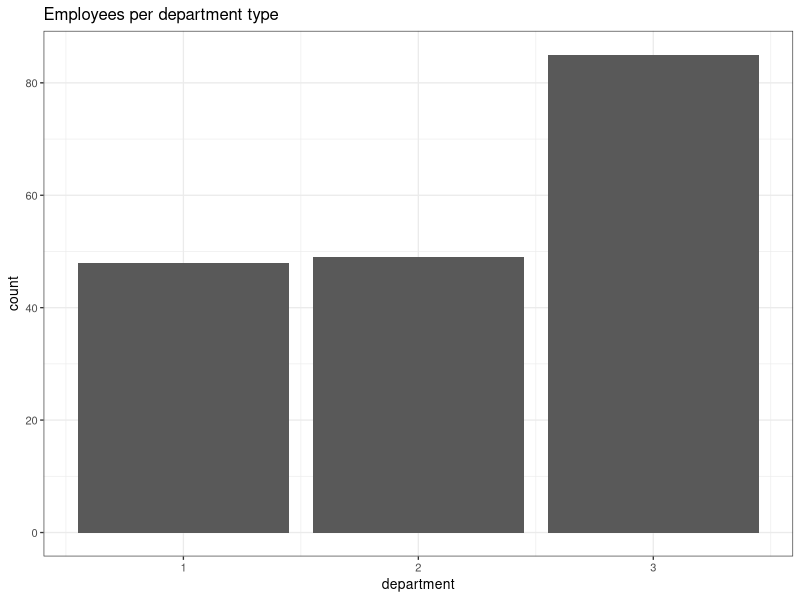
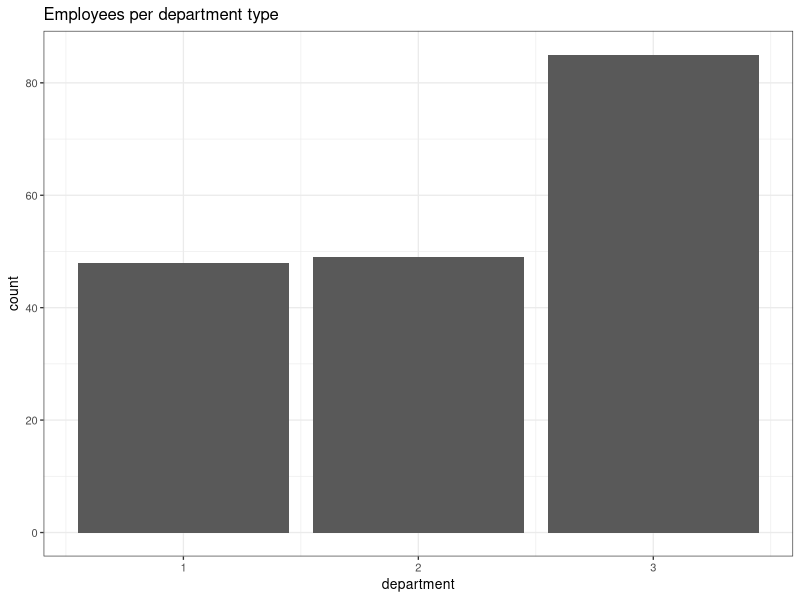

Write R code to recreate these figures, in order.
## R4H2O: Data Science for Water Professionals
## Quiz 4: Cleaning data

## 1. You receive a CSV file from a colleague. The first five rows of this data look like the table below. How do you read this CSV file into memory?
library(tidyverse)
read_csv("casestudy2/quiz_04.csv")
read_csv("casestudy2/quiz_04.csv", skip = 1)

## 2. You want to write a single piece of code that reads a CSV file and removes the second column. What is the best way to achieve this?
read_csv("casestudy2/quiz_04.csv", skip = 1) %>% select(-2)

## Employee survey
read_csv("casestudy2/employee_survey.csv") %>% View()
employees <- read_csv("casestudy2/employee_survey.csv", skip = 1)

## 3. How many employees did not consent?
count(employees, consent)

## 4. How many respondents have both engineering and marketing qualifications?
select(employees, engineer, marketing)
count(employees, engineer == 1 & marketing == 1) 

## 5. You want to visualise the number of respondents by department
employees$department

ggplot(employees, aes(department)) +
    geom_bar() + labs(title = "Employees per department type") + 
    theme_bw(base_size = 10)
ggsave("manuscript/resources/08_cleaning/employees.png")
